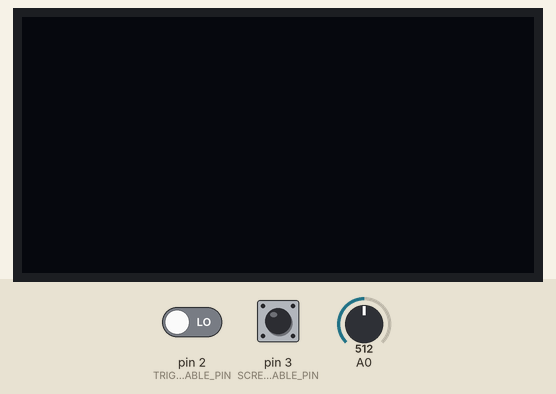
A sketch run on a simulated Arduino Uno, built with avr-gcc and run on an emulated ATmega328P. Shown: 128×64 one-colour display. The test bench sets the inputs (shaded band); at power-on: pin 3 (SCREEN_UPDATE_ENABLE_PIN) HIGH, pin 2 (TRIGGER_ENABLE_PIN) LOW, A0 = 512.

Above: at 1.2 s.
1.3 s: pin 3 (SCREEN_UPDATE_ENABLE_PIN) pulled LOW for 1 s
At 1.85 s:
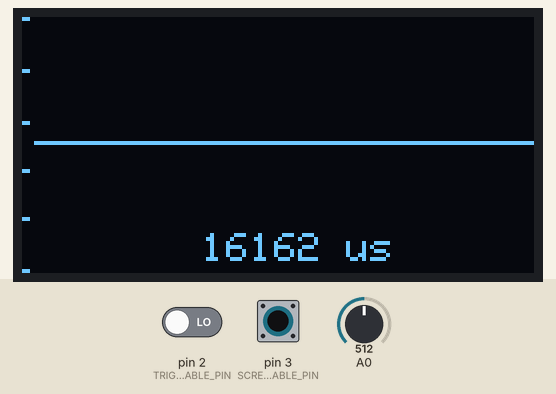
At 2.6 s:
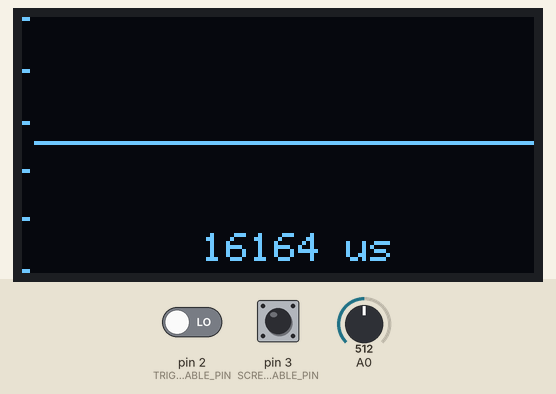
Timing chart, 0 to 4.3 s (numbered marks = the images above; inputs shaded):
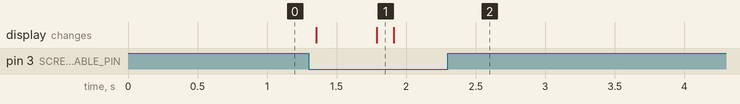

The sketch:

oscilloscope.ino
```cpp
/*
This is set up to use a 128x64 I2C screen, as available
here: http://www.banggood.com/buy/0-96-oled.html
For wiring details see http://youtu.be/XHDNXXhg3Hg
*/

#include <SPI.h>
#include <Wire.h>
#include <Adafruit_GFX.h>
#include <Adafruit_SSD1306.h>

#define OLED_RESET 4
Adafruit_SSD1306 display(OLED_RESET);

#if (SSD1306_LCDHEIGHT != 64)
#error("Height incorrect, please fix Adafruit_SSD1306.h!");
#endif

/********************************************/

#define CHARWIDTH           5
#define CHARHEIGHT          8
#define AXISWIDTH           (2 + 1)                   // axis will show two-pixel wide graph ticks, then an empty column
#define VISIBLEVALUEPIXELS  (128 - AXISWIDTH)         // the number of samples visible on screen
#define NUMVALUES           (2 * VISIBLEVALUEPIXELS)  // the total number of samples (take twice as many as visible, to help find trigger point

#define TRIGGER_ENABLE_PIN       2  // set this pin high to enable trigger
#define SCREEN_UPDATE_ENABLE_PIN 3  // set this pin high to freeze screen

byte values[NUMVALUES];           // stores read analog values mapped to 0-63
int pos = 0;                      // the next position in the value array to read
int count = 0;                    // the total number of times through the loop
unsigned long readStartTime = 0;  // time when the current sampling started
int sampleRate = 1;              // A value of 1 will sample every time through the loop, 5 will sample every fifth time etc.

/********************************************/

// Draws a printf style string at the current cursor position
void displayln(const char* format, ...)
{
  char buffer[32];

  va_list args;
  va_start(args, format);
  vsprintf(buffer, format, args);
  va_end(args);

  int len = strlen(buffer);
  for (uint8_t i = 0; i < len; i++) {
    display.write(buffer[i]);
  }
}

// Draws the graph ticks for the vertical axis
void drawAxis()
{
  // graph ticks
  for (int x = 0; x < 2; x++) {
    display.drawPixel(x,  0, WHITE);
    display.drawPixel(x, 13, WHITE);
    display.drawPixel(x, 26, WHITE);
    display.drawPixel(x, 38, WHITE);
    display.drawPixel(x, 50, WHITE);
    display.drawPixel(x, 63, WHITE);
  }
}

// Draws the sampled values
void drawValues()
{
  int start = 0;

  if ( digitalRead(TRIGGER_ENABLE_PIN) ) {
    // Find the first occurence of zero
    for (int i = 0; i < NUMVALUES; i++) {
      if ( values[i] == 0 ) {
        // Now find the next value that is not zero
        for (; i < NUMVALUES; i++) {
          if ( values[i] != 0 ) {
            start = i;
            break;
          }
        }
        break;
      }
    }
    // If the trigger point is not within half of our values, we will
    // not have enough sample points to show the wave correctly
    if ( start >= VISIBLEVALUEPIXELS )
      return;
  }

  for (int i = 0; i < VISIBLEVALUEPIXELS; i++) {
    display.drawPixel(i + AXISWIDTH, 63 - (values[i + start]), WHITE);
  }
}

// Shows the time taken to sample the values shown on screen
void drawFrameTime(unsigned long us)
{
  display.setCursor(9 * CHARWIDTH, 7 * CHARHEIGHT - 2); // almost at bottom, approximately centered
  displayln("%ld us", us);
}

/********************************************/

void setup() {

  // Set up the display
  display.begin(SSD1306_SWITCHCAPVCC, 0x3C); // Initialize with the I2C addr 0x3D (for the 128x64)
  display.setTextColor(WHITE);

  pinMode(TRIGGER_ENABLE_PIN, INPUT);
  pinMode(SCREEN_UPDATE_ENABLE_PIN, INPUT);
}

/********************************************/

void loop() {

  // If a sampling run is about to start, record the start time
  if ( pos == 0 )
    readStartTime = micros();

  // If this iteration is one we want a sample for, take the sample
  if ( (++count) % sampleRate == 0 )
    values[pos++] = analogRead(0) >> 4; // shifting right by 4 efficiently maps 0-1023 range to 0-63

  // If we have filled the sample buffer, display the results on screen
  if ( pos >= NUMVALUES ) {
    // Measure how long the run took
    unsigned long totalSampleTime = (micros() - readStartTime) / 2;     // Divide by 2 because we are taking twice as many samples as are shown on the screen

    if ( !digitalRead(SCREEN_UPDATE_ENABLE_PIN) ) {
      // Display the data on screen
      display.clearDisplay();
      drawAxis();
      drawValues();
      drawFrameTime(totalSampleTime);
      display.display();
    }

    // Reset values for the next sampling run
    pos = 0;
    count = 0;
  }
}
```

Measured:
- after the input at 1.3 s, the display: first changes after 0.05 s (image 1 shows a later state)
